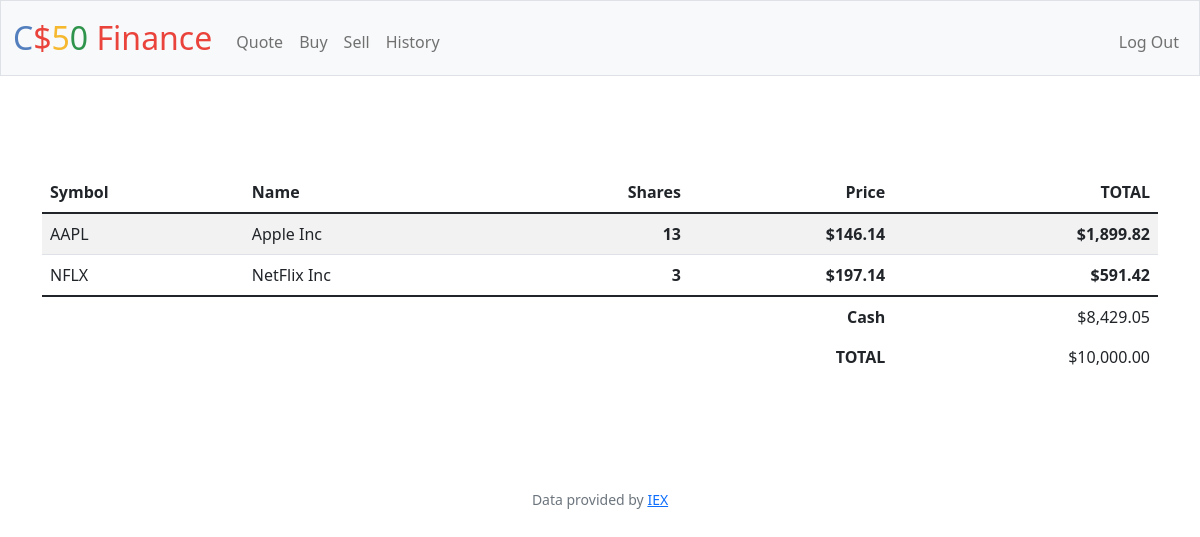
/ (signed in), run on the app's committed database.
### tables this page shows
CREATE TABLE 'transactions' ('id' INTEGER PRIMARY KEY AUTOINCREMENT NOT NULL, 'user_id' INTEGER, 'symbol' TEXT, 'shares' INTEGER, 'price' REAL, 'date' DATETIME, 'name' TEXT);

### app.py (the view)
@app.route("/")
@login_required
def index():
    user = session["user_id"]
    transactions = db.execute("SELECT symbol, name, SUM(shares) AS shares , price FROM transactions WHERE user_id = ? GROUP BY symbol", user)
    cash = db.execute("SELECT cash FROM users WHERE id = ?", user)
    c = usd(cash[0]["cash"])
    return render_template("index.html", transactions=transactions, c=c)

### app.py (called while the page is built)
@app.after_request
def after_request(response):
    response.headers["Cache-Control"] = "no-cache, no-store, must-revalidate"
    response.headers["Expires"] = 0
    response.headers["Pragma"] = "no-cache"
    return response

### helpers.py (called while the page is built)
def login_required(f):
    @wraps(f)
    def decorated_function(*args, **kwargs):
        if session.get("user_id") is None:
            return redirect("/login")
        return f(*args, **kwargs)
    return decorated_function

def usd(value):
    return f"${value:,.2f}"

### templates/index.html (shortened to what this page needs)
{% extends "layout.html" %}
{% block main %}
<main class="container py-5 text-center">
    <table class="table table-striped">
        <thead>
            <tr>
                <th class="text-start">Symbol</th>
                <th class="text-start">Name</th>
                <th class="text-end">Shares</th>
                <th class="text-end">Price</th>
                <th class="text-end">TOTAL</th>
            </tr>
        </thead>
       <tbody>
        {% for row in transactions %}
        <tr>
            <td class="text-start"> {{ row["symbol"] }}</td>
            <td class="text-start"> {{ row["name"] }}</td>
            <th class="text-end"> {{ row["shares"] }}</td>
            <th class="text-end"> {{ row["price"] | usd}}</td>
            <th class="text-end"> {{ (row["price"]*row["shares"]) | usd }}</td>
        </tr>
        {% endfor %}
        </tbody>
        <tfoot>
            <tr>
                <td class="border-0 fw-bold text-end" colspan="4">Cash</td>
                <td class="border-0 text-end">{{c}}</td>
            </tr>
            <tr>
                <td class="border-0 fw-bold text-end" colspan="4">TOTAL</td>
                <td class="border-0 w-bold text-end">$10,000.00</td>
            </tr>
        </tfoot>
    </table>
        </main>
{% endblock %}

### data on the page
transactions: symbol "NFLX", name "NetFlix Inc", shares "3", price "$197.14", price "$591.42"

### other printed values
{{ row["symbol"] }} "AAPL"
{{ row["name"] }} "Apple Inc"
{{ row["shares"] }} "13"
{{ row["price"] | usd }} "$146.14"
{{ (row["price"]*row["shares"]) | usd }} "$1,899.82"
{{ c }} "$8,429.05"
